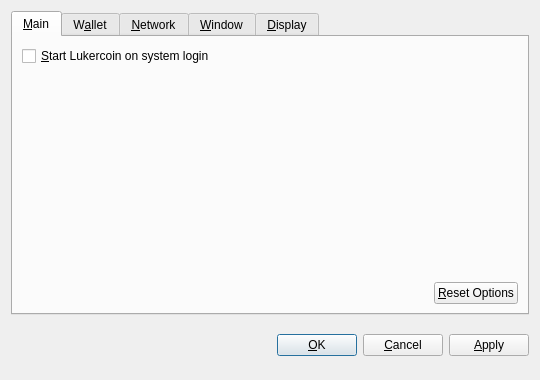
<?xml version="1.0" encoding="UTF-8"?>
<ui version="4.0">
 <class>OptionsDialog</class>
 <widget class="QDialog" name="OptionsDialog">
  <property name="geometry">
   <rect>
    <x>0</x>
    <y>0</y>
    <width>540</width>
    <height>380</height>
   </rect>
  </property>
  <property name="windowTitle">
   <string>Options</string>
  </property>
  <property name="modal">
   <bool>true</bool>
  </property>
  <layout class="QVBoxLayout" name="verticalLayout">
   <item>
    <widget class="QTabWidget" name="tabWidget">
     <property name="tabPosition">
      <enum>QTabWidget::North</enum>
     </property>
     <property name="currentIndex">
      <number>0</number>
     </property>
     <widget class="QWidget" name="tabMain">
      <attribute name="title">
       <string>&amp;Main</string>
      </attribute>
      <layout class="QVBoxLayout" name="verticalLayout_Main">
       <item>
        <widget class="QCheckBox" name="bitcoinAtStartup">
         <property name="toolTip">
          <string>Automatically start Lukercoin after logging in to the system.</string>
         </property>
         <property name="text">
          <string>&amp;Start Lukercoin on system login</string>
         </property>
        </widget>
       </item>
       <item>
        <spacer name="verticalSpacer_Main">
         <property name="orientation">
          <enum>Qt::Vertical</enum>
         </property>
         <property name="sizeHint" stdset="0">
          <size>
           <width>20</width>
           <height>40</height>
          </size>
         </property>
        </spacer>
       </item>
       <item>
        <layout class="QHBoxLayout" name="horizontalLayout_2_Main">
         <item>
          <spacer name="horizontalSpacer_2_Main">
           <property name="orientation">
            <enum>Qt::Horizontal</enum>
           </property>
           <property name="sizeHint" stdset="0">
            <size>
             <width>40</width>
             <height>20</height>
            </size>
           </property>
          </spacer>
         </item>
         <item>
          <widget class="QPushButton" name="resetButton">
           <property name="toolTip">
            <string>Reset all client options to default.</string>
           </property>
           <property name="text">
            <string>&amp;Reset Options</string>
           </property>
           <property name="autoDefault">
            <bool>false</bool>
           </property>
          </widget>
         </item>
        </layout>
       </item>
      </layout>
     </widget>
     <widget class="QWidget" name="tabWallet">
      <attribute name="title">
       <string>W&amp;allet</string>
      </attribute>
      <layout class="QVBoxLayout" name="verticalLayout_Network">
       <item>
        <widget class="QLabel" name="transactionFeeInfoLabel">
         <property name="text">
          <string>Optional transaction fee per kB that helps make sure your transactions are processed quickly. Most transactions are 1 kB.</string>
         </property>
         <property name="textFormat">
          <enum>Qt::PlainText</enum>
         </property>
         <property name="wordWrap">
          <bool>true</bool>
         </property>
        </widget>
       </item>
       <item>
        <layout class="QHBoxLayout" name="horizontalLayout_1_Main">
         <item>
          <widget class="QLabel" name="transactionFeeLabel">
           <property name="text">
            <string>Pay transaction &amp;fee</string>
           </property>
           <property name="textFormat">
            <enum>Qt::PlainText</enum>
           </property>
           <property name="buddy">
            <cstring>transactionFee</cstring>
           </property>
          </widget>
         </item>
         <item>
          <widget class="BitcoinAmountField" name="transactionFee"/>
         </item>
         <item>
          <spacer name="horizontalSpacer_1_Main">
           <property name="orientation">
            <enum>Qt::Horizontal</enum>
           </property>
           <property name="sizeHint" stdset="0">
            <size>
             <width>40</width>
             <height>20</height>
            </size>
           </property>
          </spacer>
         </item>
        </layout>
       </item>
       <item>
        <widget class="QLabel" name="label">
         <property name="text">
          <string>If you disable the spending of unconfirmed change, the change from a transaction cannot be used until that transaction has at least one confirmation. This also affects how your balance is computed.</string>
         </property>
         <property name="wordWrap">
          <bool>true</bool>
         </property>
        </widget>
       </item>
       <item>
        <widget class="QCheckBox" name="spendZeroConfChange">
         <property name="text">
          <string>Spend unconfirmed change  (experts only)</string>
         </property>
        </widget>
       </item>
       <item>
        <spacer name="verticalSpacer">
         <property name="orientation">
          <enum>Qt::Vertical</enum>
         </property>
         <property name="sizeHint" stdset="0">
          <size>
           <width>20</width>
           <height>40</height>
          </size>
         </property>
        </spacer>
       </item>
      </layout>
     </widget>
     <widget class="QWidget" name="tabNetwork">
      <attribute name="title">
       <string>&amp;Network</string>
      </attribute>
      <layout class="QVBoxLayout" name="verticalLayout_Network">
       <item>
        <widget class="QCheckBox" name="mapPortUpnp">
         <property name="toolTip">
          <string>Automatically open the Lukercoin client port on the router. This only works when your router supports UPnP and it is enabled.</string>
         </property>
         <property name="text">
          <string>Map port using &amp;UPnP</string>
         </property>
        </widget>
       </item>
       <item>
        <widget class="QCheckBox" name="connectSocks">
         <property name="toolTip">
          <string>Connect to the Lukercoin network through a SOCKS proxy (e.g. when connecting through Tor).</string>
         </property>
         <property name="text">
          <string>&amp;Connect through SOCKS proxy:</string>
         </property>
        </widget>
       </item>
       <item>
        <layout class="QHBoxLayout" name="horizontalLayout_Network">
         <item>
          <widget class="QLabel" name="proxyIpLabel">
           <property name="text">
            <string>Proxy &amp;IP:</string>
           </property>
           <property name="textFormat">
            <enum>Qt::PlainText</enum>
           </property>
           <property name="buddy">
            <cstring>proxyIp</cstring>
           </property>
          </widget>
         </item>
         <item>
          <widget class="QValidatedLineEdit" name="proxyIp">
           <property name="maximumSize">
            <size>
             <width>140</width>
             <height>16777215</height>
            </size>
           </property>
           <property name="toolTip">
            <string>IP address of the proxy (e.g. 127.0.0.1)</string>
           </property>
          </widget>
         </item>
         <item>
          <widget class="QLabel" name="proxyPortLabel">
           <property name="text">
            <string>&amp;Port:</string>
           </property>
           <property name="textFormat">
            <enum>Qt::PlainText</enum>
           </property>
           <property name="buddy">
            <cstring>proxyPort</cstring>
           </property>
          </widget>
         </item>
         <item>
          <widget class="QLineEdit" name="proxyPort">
           <property name="maximumSize">
            <size>
             <width>55</width>
             <height>16777215</height>
            </size>
           </property>
           <property name="toolTip">
            <string>Port of the proxy (e.g. 9050)</string>
           </property>
          </widget>
         </item>
         <item>
          <widget class="QLabel" name="socksVersionLabel">
           <property name="text">
            <string>SOCKS &amp;Version:</string>
           </property>
           <property name="textFormat">
            <enum>Qt::PlainText</enum>
           </property>
           <property name="buddy">
            <cstring>socksVersion</cstring>
           </property>
          </widget>
         </item>
         <item>
          <widget class="QValueComboBox" name="socksVersion">
           <property name="toolTip">
            <string>SOCKS version of the proxy (e.g. 5)</string>
           </property>
          </widget>
         </item>
         <item>
          <spacer name="horizontalSpacer_Network">
           <property name="orientation">
            <enum>Qt::Horizontal</enum>
           </property>
           <property name="sizeHint" stdset="0">
            <size>
             <width>40</width>
             <height>20</height>
            </size>
           </property>
          </spacer>
         </item>
        </layout>
       </item>
       <item>
        <spacer name="verticalSpacer_Network">
         <property name="orientation">
          <enum>Qt::Vertical</enum>
         </property>
         <property name="sizeHint" stdset="0">
          <size>
           <width>20</width>
           <height>40</height>
          </size>
         </property>
        </spacer>
       </item>
      </layout>
     </widget>
     <widget class="QWidget" name="tabWindow">
      <attribute name="title">
       <string>&amp;Window</string>
      </attribute>
      <layout class="QVBoxLayout" name="verticalLayout_Window">
       <item>
        <widget class="QCheckBox" name="minimizeToTray">
         <property name="toolTip">
          <string>Show only a tray icon after minimizing the window.</string>
         </property>
         <property name="text">
          <string>&amp;Minimize to the tray instead of the taskbar</string>
         </property>
        </widget>
       </item>
       <item>
        <widget class="QCheckBox" name="minimizeOnClose">
         <property name="toolTip">
          <string>Minimize instead of exit the application when the window is closed. When this option is enabled, the application will be closed only after selecting Quit in the menu.</string>
         </property>
         <property name="text">
          <string>M&amp;inimize on close</string>
         </property>
        </widget>
       </item>
       <item>
        <spacer name="verticalSpacer_Window">
         <property name="orientation">
          <enum>Qt::Vertical</enum>
         </property>
         <property name="sizeHint" stdset="0">
          <size>
           <width>20</width>
           <height>40</height>
          </size>
         </property>
        </spacer>
       </item>
      </layout>
     </widget>
     <widget class="QWidget" name="tabDisplay">
      <attribute name="title">
       <string>&amp;Display</string>
      </attribute>
      <layout class="QVBoxLayout" name="verticalLayout_Display">
       <item>
        <layout class="QHBoxLayout" name="horizontalLayout_1_Display">
         <item>
          <widget class="QLabel" name="langLabel">
           <property name="text">
            <string>User Interface &amp;language:</string>
           </property>
           <property name="textFormat">
            <enum>Qt::PlainText</enum>
           </property>
           <property name="buddy">
            <cstring>lang</cstring>
           </property>
          </widget>
         </item>
         <item>
          <widget class="QValueComboBox" name="lang">
           <property name="toolTip">
            <string>The user interface language can be set here. This setting will take effect after restarting Lukercoin.</string>
           </property>
          </widget>
         </item>
        </layout>
       </item>
       <item>
        <layout class="QHBoxLayout" name="horizontalLayout_2_Display">
         <item>
          <widget class="QLabel" name="unitLabel">
           <property name="text">
            <string>&amp;Unit to show amounts in:</string>
           </property>
           <property name="textFormat">
            <enum>Qt::PlainText</enum>
           </property>
           <property name="buddy">
            <cstring>unit</cstring>
           </property>
          </widget>
         </item>
         <item>
          <widget class="QValueComboBox" name="unit">
           <property name="toolTip">
            <string>Choose the default subdivision unit to show in the interface and when sending coins.</string>
           </property>
          </widget>
         </item>
        </layout>
       </item>
       <item>
        <widget class="QCheckBox" name="displayAddresses">
         <property name="toolTip">
          <string>Whether to show Lukercoin addresses in the transaction list or not.</string>
         </property>
         <property name="text">
          <string>&amp;Display addresses in transaction list</string>
         </property>
        </widget>
       </item>
       <item>
        <widget class="QCheckBox" name="coinControlFeatures">
         <property name="toolTip">
          <string>Whether to show coin control features or not.</string>
         </property>
         <property name="text">
          <string>Display coin &amp;control features (experts only!)</string>
         </property>
        </widget>
       </item>
       <item>
        <spacer name="verticalSpacer_Display">
         <property name="orientation">
          <enum>Qt::Vertical</enum>
         </property>
         <property name="sizeHint" stdset="0">
          <size>
           <width>20</width>
           <height>40</height>
          </size>
         </property>
        </spacer>
       </item>
      </layout>
     </widget>
    </widget>
   </item>
   <item>
    <layout class="QHBoxLayout" name="horizontalLayout_Buttons">
     <item>
      <spacer name="horizontalSpacer_1">
       <property name="orientation">
        <enum>Qt::Horizontal</enum>
       </property>
       <property name="sizeHint" stdset="0">
        <size>
         <width>40</width>
         <height>48</height>
        </size>
       </property>
      </spacer>
     </item>
     <item>
      <widget class="QLabel" name="statusLabel">
       <property name="font">
        <font>
         <weight>75</weight>
         <bold>true</bold>
        </font>
       </property>
       <property name="text">
        <string/>
       </property>
       <property name="textFormat">
        <enum>Qt::PlainText</enum>
       </property>
       <property name="wordWrap">
        <bool>true</bool>
       </property>
      </widget>
     </item>
     <item>
      <spacer name="horizontalSpacer_2">
       <property name="orientation">
        <enum>Qt::Horizontal</enum>
       </property>
       <property name="sizeHint" stdset="0">
        <size>
         <width>40</width>
         <height>48</height>
        </size>
       </property>
      </spacer>
     </item>
     <item>
      <widget class="QPushButton" name="okButton">
       <property name="text">
        <string>&amp;OK</string>
       </property>
      </widget>
     </item>
     <item>
      <widget class="QPushButton" name="cancelButton">
       <property name="text">
        <string>&amp;Cancel</string>
       </property>
       <property name="autoDefault">
        <bool>false</bool>
       </property>
      </widget>
     </item>
     <item>
      <widget class="QPushButton" name="applyButton">
       <property name="text">
        <string>&amp;Apply</string>
       </property>
       <property name="autoDefault">
        <bool>false</bool>
       </property>
      </widget>
     </item>
    </layout>
   </item>
  </layout>
 </widget>
 <customwidgets>
  <customwidget>
   <class>BitcoinAmountField</class>
   <extends>QSpinBox</extends>
   <header>bitcoinamountfield.h</header>
  </customwidget>
  <customwidget>
   <class>QValueComboBox</class>
   <extends>QComboBox</extends>
   <header>qvaluecombobox.h</header>
  </customwidget>
  <customwidget>
   <class>QValidatedLineEdit</class>
   <extends>QLineEdit</extends>
   <header>qvalidatedlineedit.h</header>
  </customwidget>
 </customwidgets>
 <resources/>
 <connections/>
</ui>
